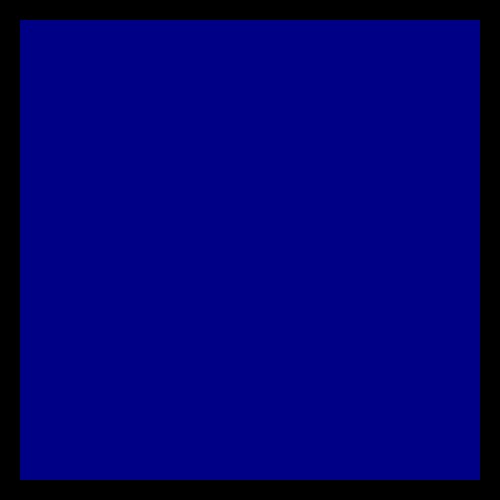
Frame 1 (no input)
Frame 60 (the mouse pressed at the canvas centre just before this capture): identical to frame 1, image omitted
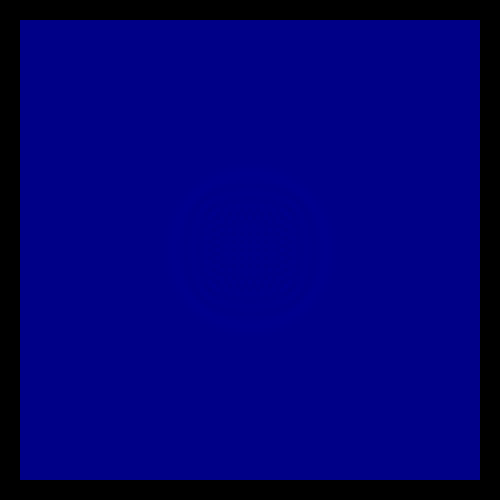
Frame 120 (the mouse held since frame 60 and released just before this capture)

The Processing sketch that drew these frames (run headless with seeded random() and noise(); from frame 60 on, the mouse is pressed at the canvas centre):

// Processing sketch: processing_10861
// ── processing_10861.pde

final int fRate = 20; // framerate
final int N = 115; // number of mass
float T = 0.6; // tense
float rho = 0.03; // density of string
float d = 0.8; // distance of mass
 
float[][] p = new float[N][N];
float[][] np = new float[N][N]; // temporary value of p
float[][] dp = new float[N][N]; // variation of p
 
float dt = 1.0/fRate;
 
void setup(){
  frameRate(fRate);
  size(500,500);
  noStroke();
 
  // initial condition
  for(int i=0;i<N;i++){
    for(int j=0;j<N;j++){
      p[i][j] = 0.0;
      dp[i][j] = 0.0;
    }
  }
}
 
void draw(){
  calc();
 
  background(0);
 
  float col = 0f;
 
  for(int i=0;i<N;i++){
    for(int j=0;j<N;j++){
      col = p[i][j]*50+120;
      fill(0,0,255-col);
      rect(i*4+20, j*4+20,4,4);
    }
  }
}
 
// calculation of gravity
void calc(){
  float _dm = 1.0/(rho*d*d);
 
  for(int i=1;i<N-1;i++){
    for(int j=1;j<N-1;j++){
      // wave equation
      dp[i][j] = dp[i][j] + (T/(d*d)*(p[i+1][j] + p[i][j+1] -4*p[i][j] + p[i-1][j] + p[i][j-1]))*_dm*dt*dt;
 
      np[i][j] = p[i][j] + dp[i][j];
 
      // boundary condition
      p[0][j] = 0.0;
      p[N-1][j] = 0.0;
      p[i][0] = 0.0;
      p[i][N-1] = 0.0;
    }
  }
 
  for(int i=0;i<N;i++){
    for(int j=0;j<N;j++){
      p[i][j] = np[i][j];
    }
  }
}
 
// mousePressed Event
void mousePressed(){
  if(mouseX>=20 && mouseX<= 4*N + 20 && mouseY>=20 && mouseY<= 4*N + 20){
    int n = round((mouseX-20)/4);
    int m = round((mouseY-20)/4);
    dp[n][m] = -1.0f;
  }
}
